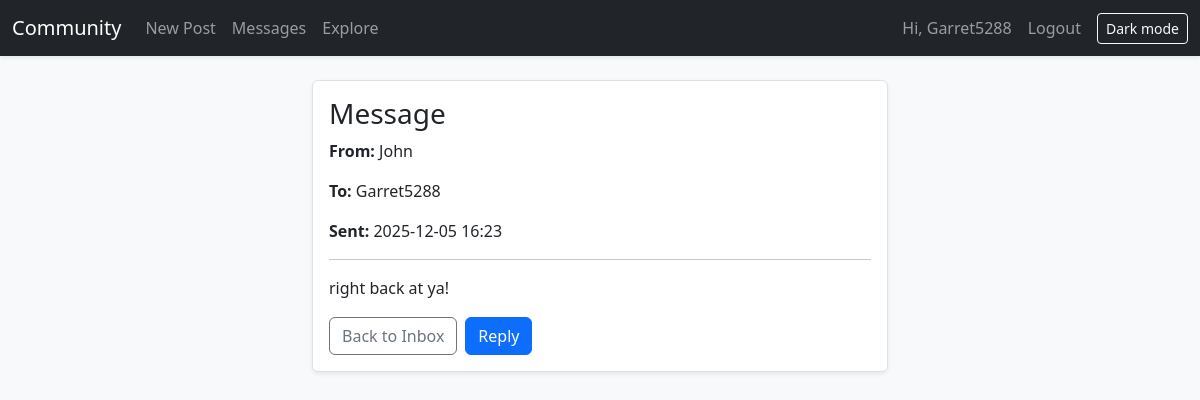
Page /messages/2 (signed in) on the committed database.
### community_forum.py (models this page shows)
class User(db.Model):
	id = db.Column(db.Integer, primary_key=True)
	username = db.Column(db.String(80), unique=True, nullable=False, index=True)
	email = db.Column(db.String(120), unique=True, nullable=False, index=True)
	password_hash = db.Column(db.String(128), nullable=False)
	is_admin = db.Column(db.Boolean, default=False, nullable=False)
	bio = db.Column(db.Text)
	created_at = db.Column(db.DateTime, default=datetime.utcnow, nullable=False)
	posts = db.relationship('Post', back_populates='author', cascade='all, delete-orphan')
	comments = db.relationship('Comment', back_populates='author', cascade='all, delete-orphan')
	sent_messages = db.relationship('Message', foreign_keys='Message.sender_id', back_populates='sender', cascade='all, delete-orphan')
	received_messages = db.relationship('Message', foreign_keys='Message.recipient_id', back_populates='recipient', cascade='all, delete-orphan')

class Message(db.Model):
	id = db.Column(db.Integer, primary_key=True)
	sender_id = db.Column(db.Integer, db.ForeignKey('user.id'), nullable=False)
	recipient_id = db.Column(db.Integer, db.ForeignKey('user.id'), nullable=False)
	body = db.Column(db.Text, nullable=False)
	created_at = db.Column(db.DateTime, default=datetime.utcnow, nullable=False)
	read_at = db.Column(db.DateTime)
	sender = db.relationship('User', foreign_keys=[sender_id], back_populates='sent_messages')
	recipient = db.relationship('User', foreign_keys=[recipient_id], back_populates='received_messages')

### community_forum.py (the view)
@app.route('/messages/<int:msg_id>')
@login_required
def message_view(msg_id: int):
	m = Message.query.get_or_404(msg_id)
	if m.recipient_id != session['uid'] and m.sender_id != session['uid']:
		flash('Not authorized.', 'error')
		return redirect(url_for('inbox'))
	if m.recipient_id == session['uid'] and m.read_at is None:
		m.read_at = datetime.utcnow()
		db.session.commit()
	return render_template('message.html', title='Message', m=m)

### community_forum.py (called while the page is built)
def current_user():
	uid = session.get('uid')
	if not uid:
		return None
	return User.query.get(uid)

def login_required(fn):
	@wraps(fn)
	def wrapper(*args, **kwargs):
		if not session.get('uid'):
			flash('Please log in first.', 'error')
			return redirect(url_for('login'))
		return fn(*args, **kwargs)
	return wrapper

@app.context_processor
def inject_user_and_csrf():
	u = current_user()
	unread = 0
	if u:
		try:
			unread = Message.query.filter_by(recipient_id=u.id, read_at=None).count()
		except Exception:
			unread = 0
	return {
		'user': u,
		'csrf_token': _csrf_token(),
		'unread_count': unread,
	}

@app.after_request
def add_security_headers(resp):
	csp = (
		"default-src 'self'; "
		"style-src 'self' https://cdn.jsdelivr.net; "
		"script-src 'self' https://cdn.jsdelivr.net; "
		"object-src 'none'; base-uri 'self'; frame-ancestors 'none'"
	)
	resp.headers['Content-Security-Policy'] = csp
	resp.headers['X-Content-Type-Options'] = 'nosniff'
	resp.headers['X-Frame-Options'] = 'DENY'
	resp.headers['Referrer-Policy'] = 'no-referrer'
	return resp

def _csrf_token():
	tok = session.get('csrf_token')
	if not tok:
		import secrets
		tok = secrets.token_urlsafe(32)
		session['csrf_token'] = tok
	return tok

@app.before_request
def enforce_idle_timeout():
	uid = session.get('uid')
	if not uid:
		return
	try:
		last = int(session.get('last_activity') or 0)
	except Exception:
		last = 0
	now = int(time.time())
	idle_limit = app.config['SESSION_IDLE_TIMEOUT_MIN'] * 60
	if last and (now - last) > idle_limit:
		session.clear()
		flash('Session expired due to inactivity. Please log in again.', 'error')
		return redirect(url_for('login'))
	session['last_activity'] = now

### templates/message.html
{% extends 'base.html' %}
{% block content %}
<div class="row justify-content-center">
    <div class="col-12 col-lg-8">
        <div class="card shadow-sm">
            <div class="card-body">
                <h3 class="card-title">Message</h3>
                <p><strong>From:</strong> {{ m.sender.username }}</p>
                <p><strong>To:</strong> {{ m.recipient.username }}</p>
                <p><strong>Sent:</strong> {{ m.created_at.strftime('%Y-%m-%d %H:%M') }}</p>
                <hr>
                <p class="message-body">{{ m.body }}</p>
                <div class="d-flex gap-2">
                    <a class="btn btn-outline-secondary" href="{{ url_for('inbox') }}">Back to Inbox</a>
                    {% if user and user.username != m.sender.username %}
                    <a class="btn btn-primary" href="{{ url_for('message_compose', to=m.sender.username) }}">Reply</a>
                    {% else %}
                    <a class="btn btn-primary"
                        href="{{ url_for('message_compose', to=m.recipient.username) }}">Reply</a>
                    {% endif %}
                </div>
            </div>
        </div>
    </div>
</div>
{% endblock %}

### templates/base.html (shortened to what this page needs)
<!doctype html>
<link rel="stylesheet" href="https://cdn.jsdelivr.net/npm/bootstrap@5.3.2/dist/css/bootstrap.min.css">
<link rel="stylesheet" href="{{ url_for('static', filename='app.css') }}">
<nav class="navbar navbar-dark bg-dark navbar-expand-lg">
    <div class="container-fluid">
        <a class="navbar-brand" href="/">Community</a>
        <div class="collapse navbar-collapse" id="nav">
            <ul class="navbar-nav me-auto">
                <li class="nav-item"><a class="nav-link" href="{{ url_for('post_create') }}">New Post</a></li>
                <li class="nav-item">
                    <a class="nav-link position-relative" href="{{ url_for('inbox') }}">
                        Messages
                    </a>
                </li>
                <li class="nav-item"><a class="nav-link" href="{{ url_for('explore') }}">Explore</a></li>
            </ul>
            <ul class="navbar-nav ms-auto align-items-center">
                {% if user %}
                <li class="nav-item"><span class="navbar-text me-2">Hi, {{ user.username }}</span></li>
                <li class="nav-item"><a class="nav-link" href="{{ url_for('logout') }}">Logout</a></li>
                {% else %}
                <li class="nav-item"><a class="nav-link" href="{{ url_for('login') }}">Login</a></li>
                <li class="nav-item"><a class="nav-link" href="{{ url_for('register') }}">Register</a></li>
                {% endif %}
                <li class="nav-item ms-2">
                    <button id="themeToggle" class="btn btn-sm btn-outline-light" type="button">Dark mode</button>
                </li>
            </ul>
        </div>
    </div>
</nav>
<main class="container my-4">
    {% block content %}{% endblock %}
</main>

### static/app.css (style rules this page uses)
.navbar { box-shadow: 0 2px 4px rgba(0, 0, 0, 0.08); }
.card { background: var(--card-bg); border-color: var(--border); }
a { color: var(--primary); }
.card-title { color: var(--text); }
.container { max-width: 900px; }
.btn-primary { background-color: var(--primary); border-color: var(--primary); color: #ffffff; }
a.btn-primary, button.btn-primary { color: #ffffff !important; }
.message-body { color: var(--text); line-height: 1.6; }

### rows in the picture
User: username "Garret5288", recipient.username "Garret5288"
User: sender.username "John"
Message: created_at "2025-12-05 16:23", body "right back at ya!"
